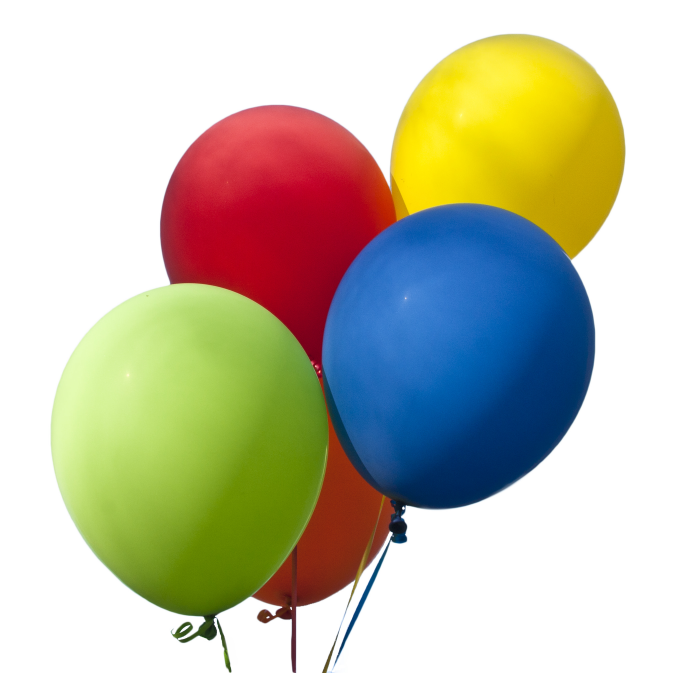
#> input picture dataset/images/10464445726_6f1e3bbe6a_k.jpg, 2048 x 2019 px, given in place of the camera (shown at 1/3 size)
$ python color_filter.py
#> lines starting #> are read from the running program, lines starting #| are printed output that depends on the picture; after the words box and inside, x2 and y2 are one past the last pixel; in counts of white or black regions, pixels touching at a corner belong together
"""
Example code using opencv to filter pixels based on HSV.
[HSV](https://en.wikipedia.org/wiki/HSL_and_HSV)
"""
import cv2 as cv
import numpy as np

video_feed = cv.VideoCapture(0)

def do_nothing():
    pass

def filter_hsv(image, lower_bound: np.array, upper_bound: np.array):
    mask = cv.inRange(image, lower_bound, upper_bound)
    return mask


def get_feed(camera):
    while(1):
        hue_min = cv.getTrackbarPos("Hue Min", "Slider")
        hue_max = cv.getTrackbarPos("Hue Max", "Slider")
        sat_min = cv.getTrackbarPos("Saturation Min", "Slider")
        sat_max = cv.getTrackbarPos("Saturation Max", "Slider")
        val_min = cv.getTrackbarPos("Value Min", "Slider")
        val_max = cv.getTrackbarPos("Value Max", "Slider")
        lower_bound = np.array([hue_min, sat_min, val_min])
        upper_bound = np.array([hue_max, sat_max, val_max])

        ret, frame = camera.read()
        if not ret:
            print("Unable to receive frame. Exiting ...")
            break
        #Display the resulting frame
        hsv_image = cv.cvtColor(frame, cv.COLOR_BGR2HSV)
        mask = filter_hsv(hsv_image, lower_bound, upper_bound)
        image = cv.bitwise_and(frame, frame, mask=mask)
        cv.imshow('frame', image)
        if cv.waitKey(1) == ord('q'):
            break

cv.namedWindow("Slider")
cv.resizeWindow("Slider", 640, 480)
cv.createTrackbar("Hue Min", "Slider", 0, 255, do_nothing)
#> slider 'Hue Min' is set to 51
cv.createTrackbar("Hue Max", "Slider", 0, 255, do_nothing)
#> slider 'Hue Max' is set to 255
cv.createTrackbar("Saturation Min", "Slider", 0, 255, do_nothing)
#> slider 'Saturation Min' is set to 51
cv.createTrackbar("Saturation Max", "Slider", 0, 255, do_nothing)
#> slider 'Saturation Max' is set to 255
cv.createTrackbar("Value Min", "Slider", 0, 255, do_nothing)
#> slider 'Value Min' is set to 51
cv.createTrackbar("Value Max", "Slider", 0, 255, do_nothing)
#> slider 'Value Max' is set to 255


get_feed(video_feed)
#> in get_feed, frame is the input picture: shape (2019, 2048, 3); mean B, G, R 169.7, 191, 193.5
#> in get_feed, `hsv_image = cv.cvtColor(frame, cv.COLOR_BGR2HSV)`: hsv_image: shape (2019, 2048, 3); mean H, S, V 38.2, 100.7, 217.9
#> in filter_hsv, `mask = cv.inRange(image, lower_bound, upper_bound)`:
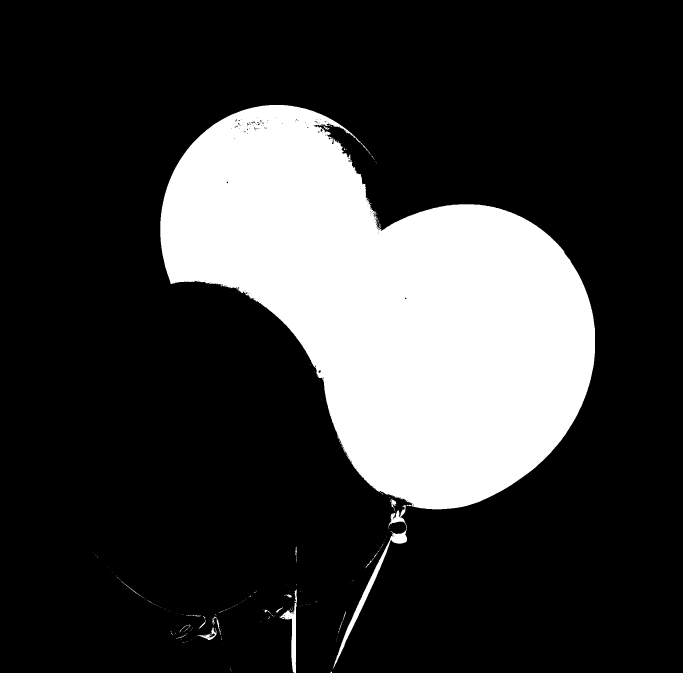
#> mask: shape (2019, 2048) (shown at 1/3 size); 22.1% white; 222 white regions (201 under 20 px), largest, box (x1, y1, x2, y2) and area: (481, 315, 1785, 2007) 907915, (838, 1768, 891, 2019) 3191, (592, 1879, 650, 1920) 553
#> in get_feed, `image = cv.bitwise_and(frame, frame, mask=mask)`:
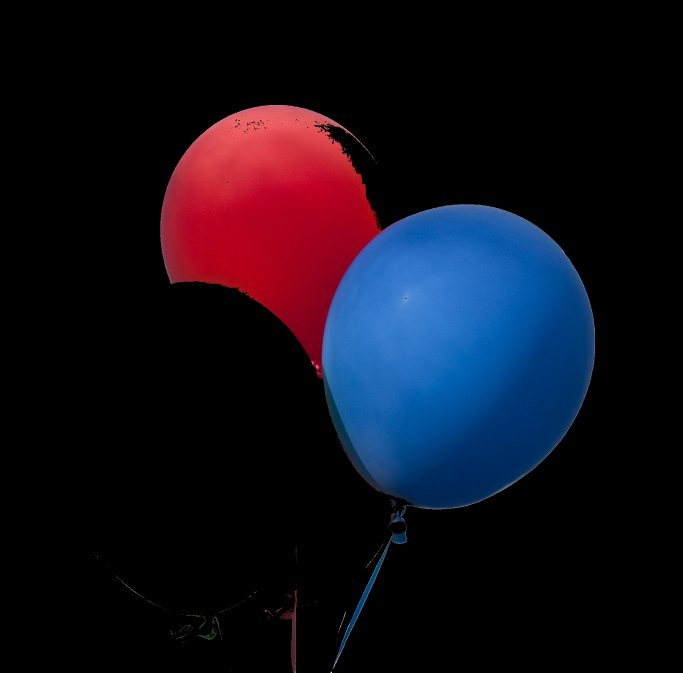
#> image: shape (2019, 2048, 3) (shown at 1/3 size); mean B, G, R 25.7, 14.1, 17.1
#> (key q is pressed here)

video_feed.release()
cv.destroyAllWindows()

$ run again, on dataset/images/12037308314_e16fb3a0f7_k.jpg
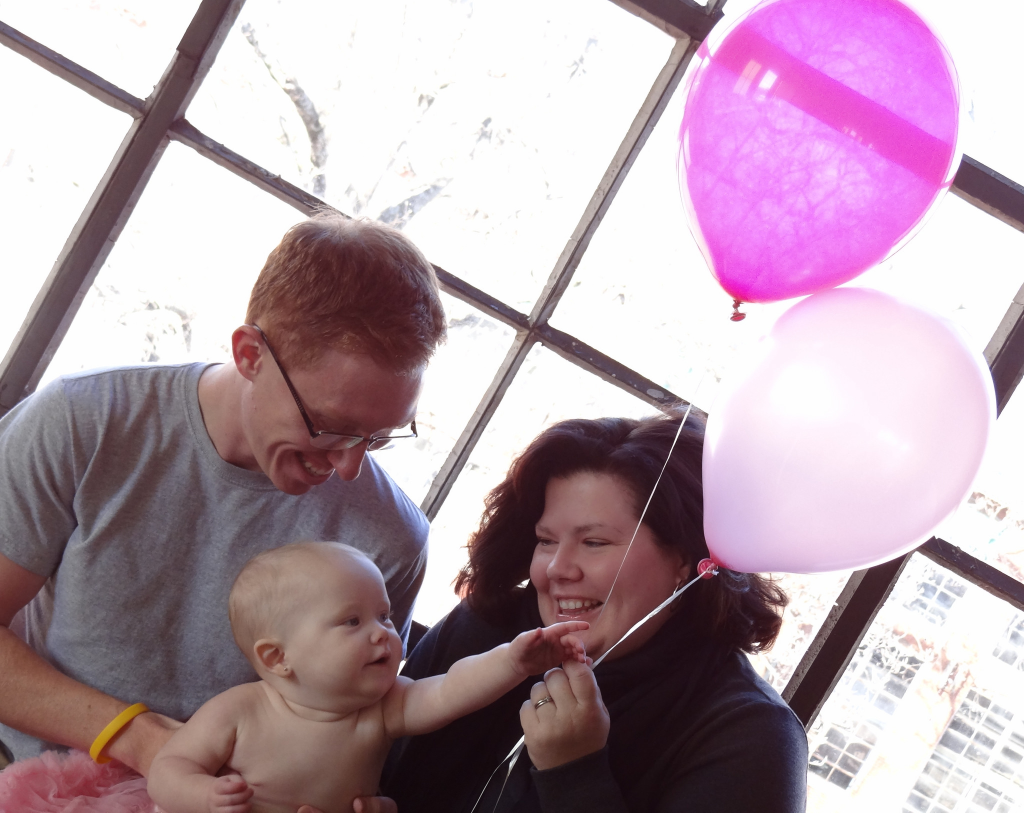
#> input picture dataset/images/12037308314_e16fb3a0f7_k.jpg, 2048 x 1625 px, given in place of the camera (shown at 1/2 size)
#> in get_feed, frame is the input picture: shape (1625, 2048, 3); mean B, G, R 170, 157.8, 180.2
#> hsv_image: shape (1625, 2048, 3); mean H, S, V 84.2, 49.5, 181.4
#> in filter_hsv, `mask = cv.inRange(image, lower_bound, upper_bound)`:
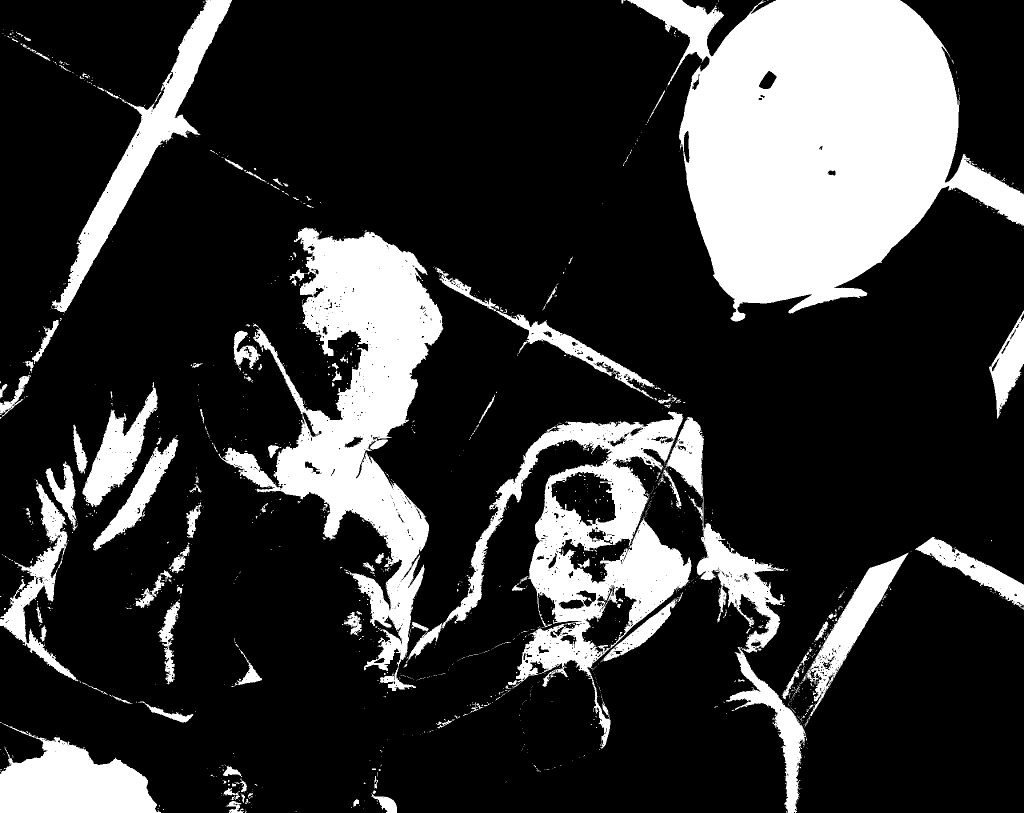
#> mask: shape (1625, 2048) (shown at 1/2 size); 21.6% white; 1538 white regions (1396 under 20 px), largest, box (x1, y1, x2, y2) and area: (1254, 0, 2048, 643) 286214, (437, 455, 887, 1382) 134297, (813, 823, 1383, 1498) 89186
#> in get_feed, `image = cv.bitwise_and(frame, frame, mask=mask)`:
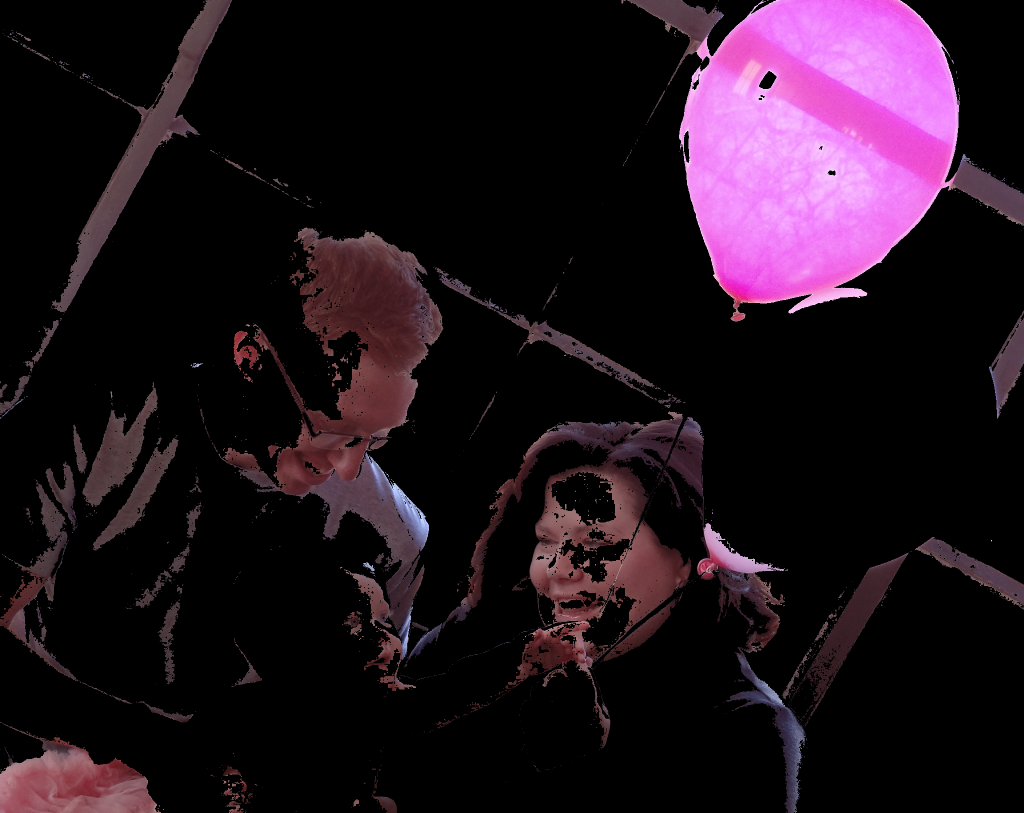
#> image: shape (1625, 2048, 3) (shown at 1/2 size); mean B, G, R 29, 18.8, 32.5

$ run again, on dataset/images/120853323_d4788431b9_b.jpg
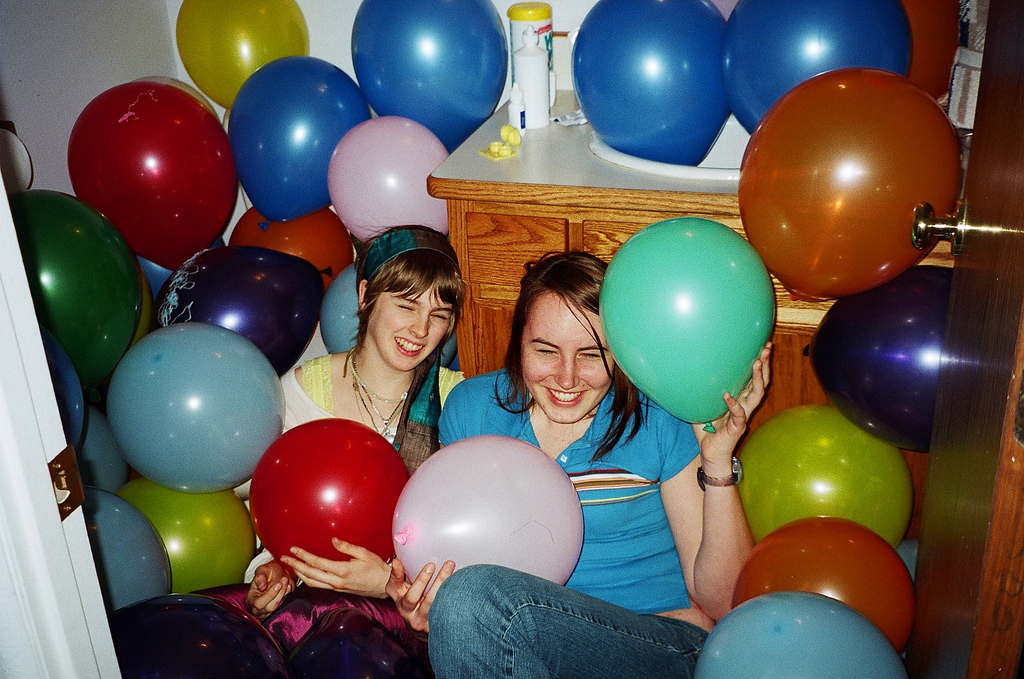
#> input picture dataset/images/120853323_d4788431b9_b.jpg, 1024 x 679 px, given in place of the camera
#> in get_feed, frame is the input picture: shape (679, 1024, 3); mean B, G, R 85.5, 92.3, 98.8
#> hsv_image: shape (679, 1024, 3); mean H, S, V 76.7, 153.1, 126.9
#> in filter_hsv, `mask = cv.inRange(image, lower_bound, upper_bound)`:
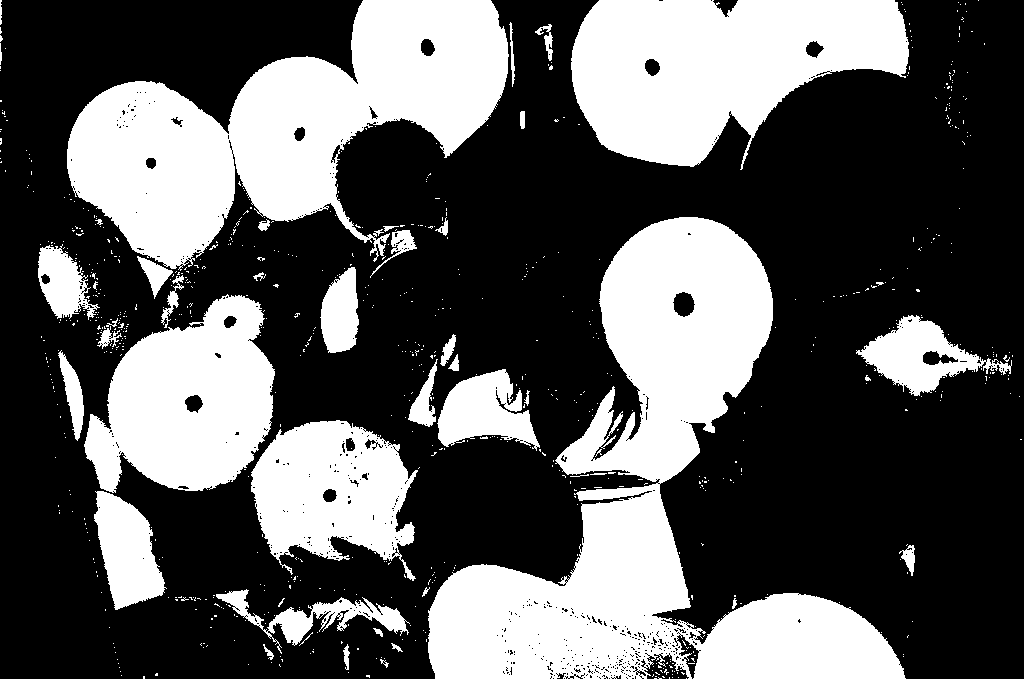
#> mask: shape (679, 1024); 35.8% white; 786 white regions (741 under 20 px), largest, box (x1, y1, x2, y2) and area: (428, 217, 906, 679) 79934, (67, 0, 509, 271) 57861, (571, 0, 909, 170) 38067
#> in get_feed, `image = cv.bitwise_and(frame, frame, mask=mask)`:
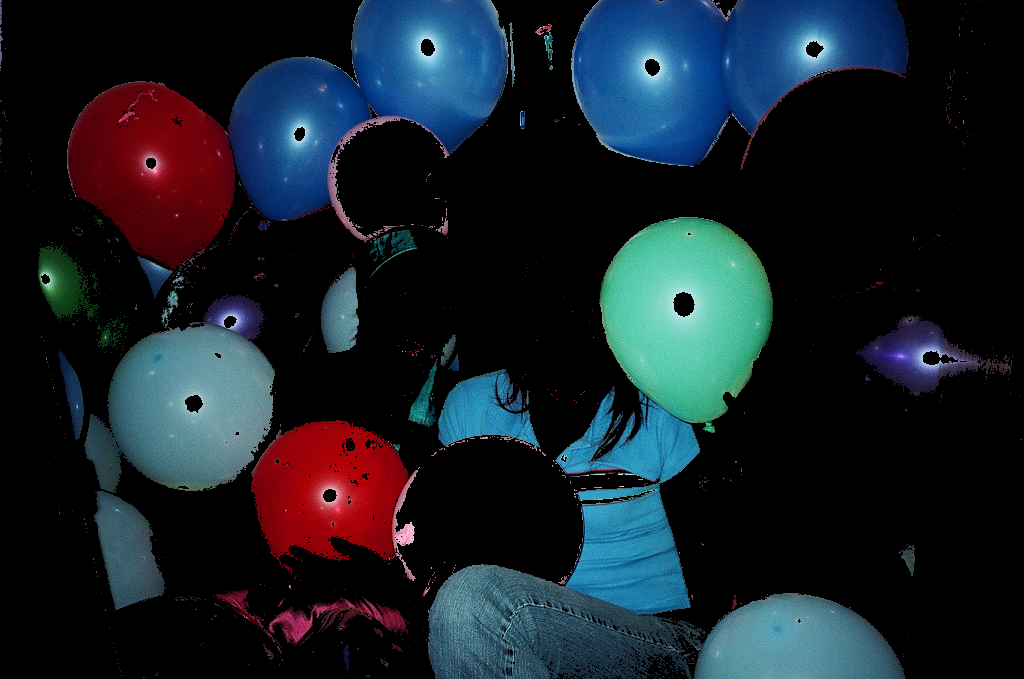
#> image: shape (679, 1024, 3); mean B, G, R 40.5, 32.3, 22.9

$ run again, on dataset/images/12288043903_fe1ea17a4e_k.jpg
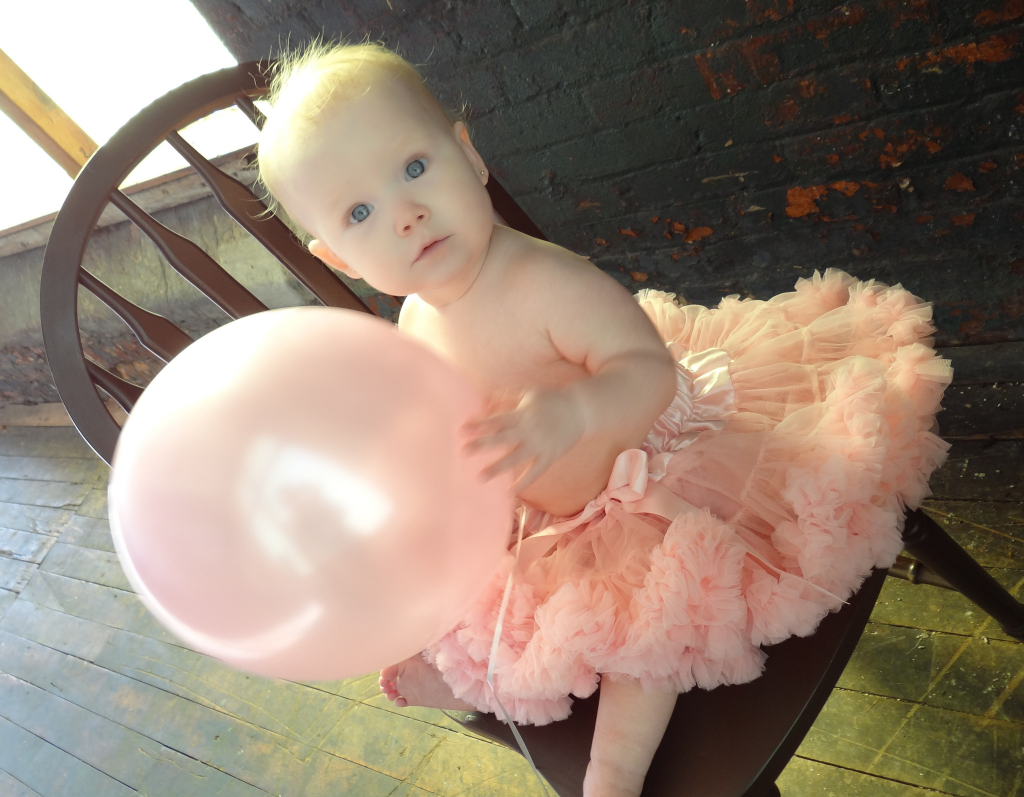
#> input picture dataset/images/12288043903_fe1ea17a4e_k.jpg, 2048 x 1594 px, given in place of the camera (shown at 1/2 size)
#> in get_feed, frame is the input picture: shape (1594, 2048, 3); mean B, G, R 113.8, 129.5, 147.3
#> hsv_image: shape (1594, 2048, 3); mean H, S, V 23.5, 63.4, 148.5
#> in filter_hsv, `mask = cv.inRange(image, lower_bound, upper_bound)`:
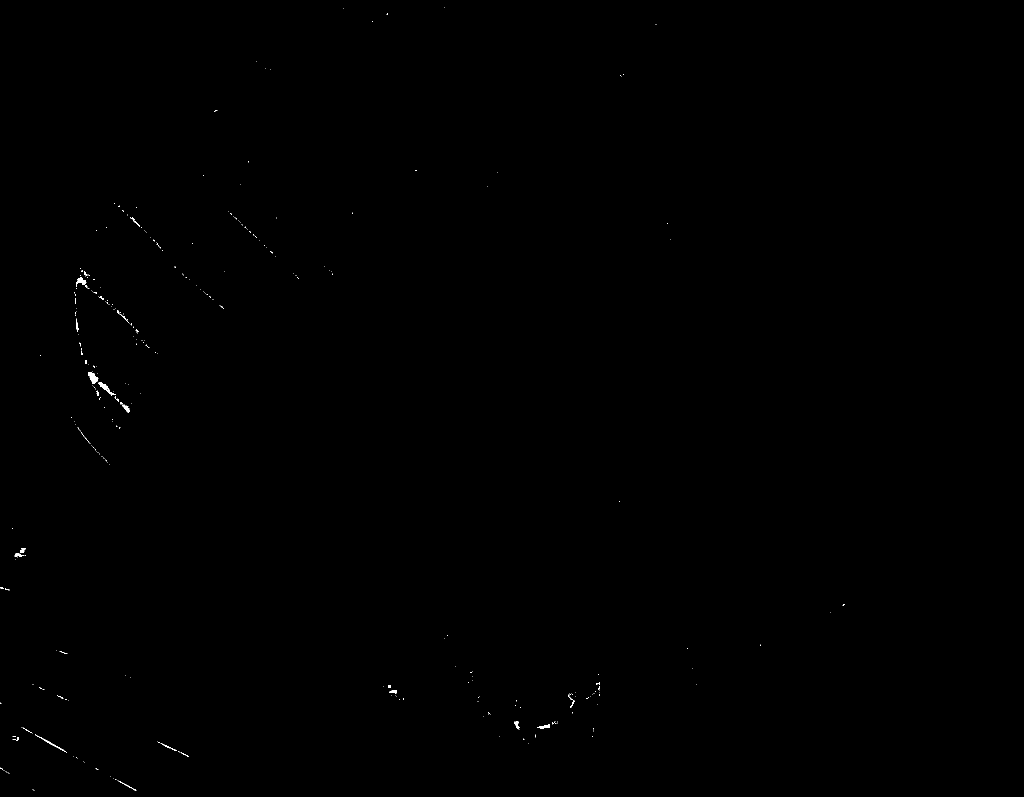
#> mask: shape (1594, 2048) (shown at 1/2 size); 0.09% white; 295 white regions (264 under 20 px), largest, box (x1, y1, x2, y2) and area: (176, 744, 197, 768) 278, (197, 765, 232, 791) 221, (152, 554, 175, 576) 197
